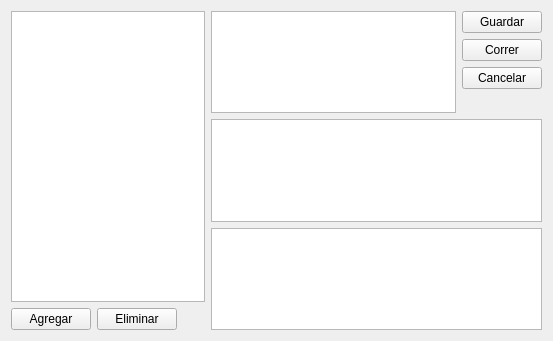
<?xml version="1.0" encoding="UTF-8"?>
<ui version="4.0">
 <class>Form</class>
 <widget class="QWidget" name="Form">
  <property name="geometry">
   <rect>
    <x>0</x>
    <y>0</y>
    <width>553</width>
    <height>341</height>
   </rect>
  </property>
  <property name="windowTitle">
   <string>Form</string>
  </property>
  <layout class="QGridLayout" name="gridLayout">
   <item row="0" column="0" rowspan="3">
    <layout class="QVBoxLayout" name="verticalLayout_2">
     <item>
      <widget class="QListView" name="listView">
       <property name="maximumSize">
        <size>
         <width>200</width>
         <height>16777215</height>
        </size>
       </property>
      </widget>
     </item>
     <item>
      <layout class="QHBoxLayout" name="horizontalLayout">
       <item>
        <widget class="QPushButton" name="addPushButton">
         <property name="text">
          <string>Agregar</string>
         </property>
        </widget>
       </item>
       <item>
        <widget class="QPushButton" name="deletePushButton">
         <property name="text">
          <string>Eliminar</string>
         </property>
        </widget>
       </item>
       <item>
        <spacer name="horizontalSpacer">
         <property name="orientation">
          <enum>Qt::Horizontal</enum>
         </property>
         <property name="sizeHint" stdset="0">
          <size>
           <width>40</width>
           <height>20</height>
          </size>
         </property>
        </spacer>
       </item>
      </layout>
     </item>
    </layout>
   </item>
   <item row="0" column="1">
    <layout class="QHBoxLayout" name="horizontalLayout_2">
     <item>
      <widget class="QTextEdit" name="textEdit"/>
     </item>
     <item>
      <layout class="QVBoxLayout" name="verticalLayout">
       <item>
        <widget class="QPushButton" name="savePushButton">
         <property name="text">
          <string>Guardar</string>
         </property>
        </widget>
       </item>
       <item>
        <widget class="QPushButton" name="runPushButton">
         <property name="text">
          <string>Correr</string>
         </property>
        </widget>
       </item>
       <item>
        <widget class="QPushButton" name="cancelPushButton">
         <property name="text">
          <string>Cancelar</string>
         </property>
        </widget>
       </item>
       <item>
        <spacer name="verticalSpacer">
         <property name="orientation">
          <enum>Qt::Vertical</enum>
         </property>
         <property name="sizeHint" stdset="0">
          <size>
           <width>20</width>
           <height>40</height>
          </size>
         </property>
        </spacer>
       </item>
      </layout>
     </item>
    </layout>
   </item>
   <item row="1" column="1">
    <widget class="QTableView" name="tableView"/>
   </item>
   <item row="2" column="1">
    <widget class="QPlainTextEdit" name="plainTextEdit">
     <property name="maximumSize">
      <size>
       <width>16777215</width>
       <height>200</height>
      </size>
     </property>
    </widget>
   </item>
  </layout>
 </widget>
 <resources/>
 <connections/>
</ui>
